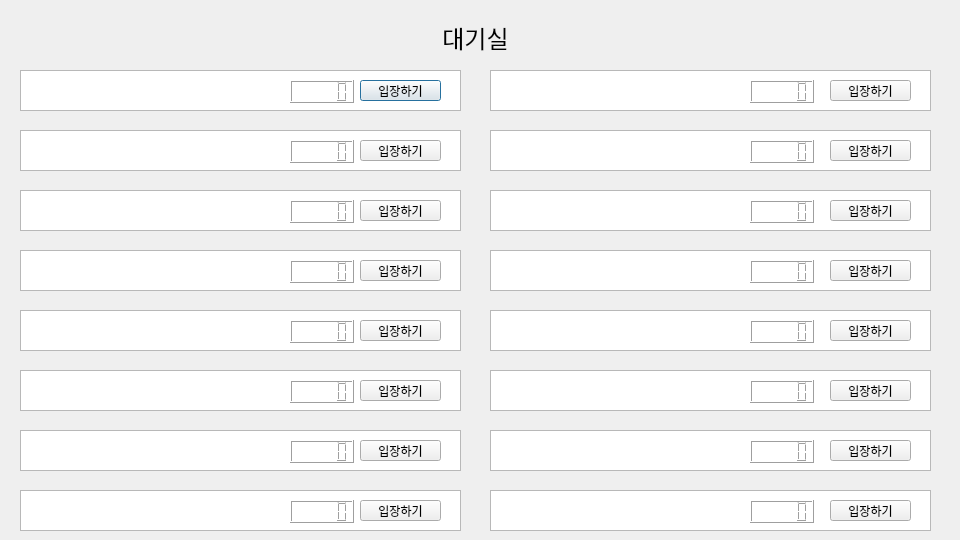
<?xml version="1.0" encoding="UTF-8"?>
<ui version="4.0">
 <class>Dialog</class>
 <widget class="QDialog" name="Dialog">
  <property name="geometry">
   <rect>
    <x>0</x>
    <y>0</y>
    <width>960</width>
    <height>540</height>
   </rect>
  </property>
  <property name="windowTitle">
   <string>Dialog</string>
  </property>
  <widget class="QGraphicsView" name="graphicsView">
   <property name="geometry">
    <rect>
     <x>20</x>
     <y>70</y>
     <width>441</width>
     <height>41</height>
    </rect>
   </property>
  </widget>
  <widget class="QGraphicsView" name="graphicsView_3">
   <property name="geometry">
    <rect>
     <x>20</x>
     <y>130</y>
     <width>441</width>
     <height>41</height>
    </rect>
   </property>
  </widget>
  <widget class="QGraphicsView" name="graphicsView_4">
   <property name="geometry">
    <rect>
     <x>20</x>
     <y>190</y>
     <width>441</width>
     <height>41</height>
    </rect>
   </property>
  </widget>
  <widget class="QGraphicsView" name="graphicsView_5">
   <property name="geometry">
    <rect>
     <x>20</x>
     <y>250</y>
     <width>441</width>
     <height>41</height>
    </rect>
   </property>
  </widget>
  <widget class="QGraphicsView" name="graphicsView_6">
   <property name="geometry">
    <rect>
     <x>20</x>
     <y>490</y>
     <width>441</width>
     <height>41</height>
    </rect>
   </property>
  </widget>
  <widget class="QGraphicsView" name="graphicsView_7">
   <property name="geometry">
    <rect>
     <x>20</x>
     <y>310</y>
     <width>441</width>
     <height>41</height>
    </rect>
   </property>
  </widget>
  <widget class="QGraphicsView" name="graphicsView_8">
   <property name="geometry">
    <rect>
     <x>20</x>
     <y>370</y>
     <width>441</width>
     <height>41</height>
    </rect>
   </property>
  </widget>
  <widget class="QGraphicsView" name="graphicsView_9">
   <property name="geometry">
    <rect>
     <x>20</x>
     <y>430</y>
     <width>441</width>
     <height>41</height>
    </rect>
   </property>
  </widget>
  <widget class="QGraphicsView" name="graphicsView_10">
   <property name="geometry">
    <rect>
     <x>490</x>
     <y>370</y>
     <width>441</width>
     <height>41</height>
    </rect>
   </property>
  </widget>
  <widget class="QGraphicsView" name="graphicsView_11">
   <property name="geometry">
    <rect>
     <x>490</x>
     <y>250</y>
     <width>441</width>
     <height>41</height>
    </rect>
   </property>
  </widget>
  <widget class="QGraphicsView" name="graphicsView_2">
   <property name="geometry">
    <rect>
     <x>490</x>
     <y>70</y>
     <width>441</width>
     <height>41</height>
    </rect>
   </property>
  </widget>
  <widget class="QGraphicsView" name="graphicsView_12">
   <property name="geometry">
    <rect>
     <x>490</x>
     <y>310</y>
     <width>441</width>
     <height>41</height>
    </rect>
   </property>
  </widget>
  <widget class="QGraphicsView" name="graphicsView_13">
   <property name="geometry">
    <rect>
     <x>490</x>
     <y>430</y>
     <width>441</width>
     <height>41</height>
    </rect>
   </property>
  </widget>
  <widget class="QGraphicsView" name="graphicsView_14">
   <property name="geometry">
    <rect>
     <x>490</x>
     <y>130</y>
     <width>441</width>
     <height>41</height>
    </rect>
   </property>
  </widget>
  <widget class="QGraphicsView" name="graphicsView_15">
   <property name="geometry">
    <rect>
     <x>490</x>
     <y>190</y>
     <width>441</width>
     <height>41</height>
    </rect>
   </property>
  </widget>
  <widget class="QGraphicsView" name="graphicsView_16">
   <property name="geometry">
    <rect>
     <x>490</x>
     <y>490</y>
     <width>441</width>
     <height>41</height>
    </rect>
   </property>
  </widget>
  <widget class="QLabel" name="label">
   <property name="geometry">
    <rect>
     <x>410</x>
     <y>20</y>
     <width>131</width>
     <height>31</height>
    </rect>
   </property>
   <property name="text">
    <string>&lt;html&gt;&lt;head/&gt;&lt;body&gt;&lt;p align=&quot;center&quot;&gt;&lt;span style=&quot; font-size:18pt;&quot;&gt;대기실&lt;/span&gt;&lt;/p&gt;&lt;/body&gt;&lt;/html&gt;</string>
   </property>
  </widget>
  <widget class="QPushButton" name="pushButton">
   <property name="geometry">
    <rect>
     <x>360</x>
     <y>80</y>
     <width>81</width>
     <height>21</height>
    </rect>
   </property>
   <property name="text">
    <string>입장하기</string>
   </property>
  </widget>
  <widget class="QPushButton" name="pushButton_2">
   <property name="geometry">
    <rect>
     <x>360</x>
     <y>140</y>
     <width>81</width>
     <height>21</height>
    </rect>
   </property>
   <property name="text">
    <string>입장하기</string>
   </property>
  </widget>
  <widget class="QPushButton" name="pushButton_3">
   <property name="geometry">
    <rect>
     <x>360</x>
     <y>200</y>
     <width>81</width>
     <height>21</height>
    </rect>
   </property>
   <property name="text">
    <string>입장하기</string>
   </property>
  </widget>
  <widget class="QPushButton" name="pushButton_4">
   <property name="geometry">
    <rect>
     <x>360</x>
     <y>260</y>
     <width>81</width>
     <height>21</height>
    </rect>
   </property>
   <property name="text">
    <string>입장하기</string>
   </property>
  </widget>
  <widget class="QPushButton" name="pushButton_5">
   <property name="geometry">
    <rect>
     <x>360</x>
     <y>500</y>
     <width>81</width>
     <height>21</height>
    </rect>
   </property>
   <property name="text">
    <string>입장하기</string>
   </property>
  </widget>
  <widget class="QPushButton" name="pushButton_6">
   <property name="geometry">
    <rect>
     <x>360</x>
     <y>440</y>
     <width>81</width>
     <height>21</height>
    </rect>
   </property>
   <property name="text">
    <string>입장하기</string>
   </property>
  </widget>
  <widget class="QPushButton" name="pushButton_7">
   <property name="geometry">
    <rect>
     <x>360</x>
     <y>320</y>
     <width>81</width>
     <height>21</height>
    </rect>
   </property>
   <property name="text">
    <string>입장하기</string>
   </property>
  </widget>
  <widget class="QPushButton" name="pushButton_8">
   <property name="geometry">
    <rect>
     <x>360</x>
     <y>380</y>
     <width>81</width>
     <height>21</height>
    </rect>
   </property>
   <property name="text">
    <string>입장하기</string>
   </property>
  </widget>
  <widget class="QPushButton" name="pushButton_9">
   <property name="geometry">
    <rect>
     <x>830</x>
     <y>320</y>
     <width>81</width>
     <height>21</height>
    </rect>
   </property>
   <property name="text">
    <string>입장하기</string>
   </property>
  </widget>
  <widget class="QPushButton" name="pushButton_10">
   <property name="geometry">
    <rect>
     <x>830</x>
     <y>260</y>
     <width>81</width>
     <height>21</height>
    </rect>
   </property>
   <property name="text">
    <string>입장하기</string>
   </property>
  </widget>
  <widget class="QPushButton" name="pushButton_11">
   <property name="geometry">
    <rect>
     <x>830</x>
     <y>200</y>
     <width>81</width>
     <height>21</height>
    </rect>
   </property>
   <property name="text">
    <string>입장하기</string>
   </property>
  </widget>
  <widget class="QPushButton" name="pushButton_12">
   <property name="geometry">
    <rect>
     <x>830</x>
     <y>440</y>
     <width>81</width>
     <height>21</height>
    </rect>
   </property>
   <property name="text">
    <string>입장하기</string>
   </property>
  </widget>
  <widget class="QPushButton" name="pushButton_13">
   <property name="geometry">
    <rect>
     <x>830</x>
     <y>80</y>
     <width>81</width>
     <height>21</height>
    </rect>
   </property>
   <property name="text">
    <string>입장하기</string>
   </property>
  </widget>
  <widget class="QPushButton" name="pushButton_14">
   <property name="geometry">
    <rect>
     <x>830</x>
     <y>500</y>
     <width>81</width>
     <height>21</height>
    </rect>
   </property>
   <property name="text">
    <string>입장하기</string>
   </property>
  </widget>
  <widget class="QPushButton" name="pushButton_15">
   <property name="geometry">
    <rect>
     <x>830</x>
     <y>140</y>
     <width>81</width>
     <height>21</height>
    </rect>
   </property>
   <property name="text">
    <string>입장하기</string>
   </property>
  </widget>
  <widget class="QPushButton" name="pushButton_16">
   <property name="geometry">
    <rect>
     <x>830</x>
     <y>380</y>
     <width>81</width>
     <height>21</height>
    </rect>
   </property>
   <property name="text">
    <string>입장하기</string>
   </property>
  </widget>
  <widget class="QLCDNumber" name="lcdNumber">
   <property name="geometry">
    <rect>
     <x>290</x>
     <y>80</y>
     <width>64</width>
     <height>23</height>
    </rect>
   </property>
  </widget>
  <widget class="QLCDNumber" name="lcdNumber_2">
   <property name="geometry">
    <rect>
     <x>290</x>
     <y>140</y>
     <width>64</width>
     <height>23</height>
    </rect>
   </property>
  </widget>
  <widget class="QLCDNumber" name="lcdNumber_3">
   <property name="geometry">
    <rect>
     <x>290</x>
     <y>260</y>
     <width>64</width>
     <height>23</height>
    </rect>
   </property>
  </widget>
  <widget class="QLCDNumber" name="lcdNumber_4">
   <property name="geometry">
    <rect>
     <x>290</x>
     <y>200</y>
     <width>64</width>
     <height>23</height>
    </rect>
   </property>
  </widget>
  <widget class="QLCDNumber" name="lcdNumber_5">
   <property name="geometry">
    <rect>
     <x>290</x>
     <y>380</y>
     <width>64</width>
     <height>23</height>
    </rect>
   </property>
  </widget>
  <widget class="QLCDNumber" name="lcdNumber_6">
   <property name="geometry">
    <rect>
     <x>290</x>
     <y>320</y>
     <width>64</width>
     <height>23</height>
    </rect>
   </property>
  </widget>
  <widget class="QLCDNumber" name="lcdNumber_7">
   <property name="geometry">
    <rect>
     <x>290</x>
     <y>500</y>
     <width>64</width>
     <height>23</height>
    </rect>
   </property>
  </widget>
  <widget class="QLCDNumber" name="lcdNumber_8">
   <property name="geometry">
    <rect>
     <x>290</x>
     <y>440</y>
     <width>64</width>
     <height>23</height>
    </rect>
   </property>
  </widget>
  <widget class="QLCDNumber" name="lcdNumber_9">
   <property name="geometry">
    <rect>
     <x>750</x>
     <y>440</y>
     <width>64</width>
     <height>23</height>
    </rect>
   </property>
  </widget>
  <widget class="QLCDNumber" name="lcdNumber_10">
   <property name="geometry">
    <rect>
     <x>750</x>
     <y>140</y>
     <width>64</width>
     <height>23</height>
    </rect>
   </property>
  </widget>
  <widget class="QLCDNumber" name="lcdNumber_11">
   <property name="geometry">
    <rect>
     <x>750</x>
     <y>380</y>
     <width>64</width>
     <height>23</height>
    </rect>
   </property>
  </widget>
  <widget class="QLCDNumber" name="lcdNumber_12">
   <property name="geometry">
    <rect>
     <x>750</x>
     <y>260</y>
     <width>64</width>
     <height>23</height>
    </rect>
   </property>
  </widget>
  <widget class="QLCDNumber" name="lcdNumber_13">
   <property name="geometry">
    <rect>
     <x>750</x>
     <y>320</y>
     <width>64</width>
     <height>23</height>
    </rect>
   </property>
  </widget>
  <widget class="QLCDNumber" name="lcdNumber_14">
   <property name="geometry">
    <rect>
     <x>750</x>
     <y>80</y>
     <width>64</width>
     <height>23</height>
    </rect>
   </property>
  </widget>
  <widget class="QLCDNumber" name="lcdNumber_15">
   <property name="geometry">
    <rect>
     <x>750</x>
     <y>200</y>
     <width>64</width>
     <height>23</height>
    </rect>
   </property>
  </widget>
  <widget class="QLCDNumber" name="lcdNumber_16">
   <property name="geometry">
    <rect>
     <x>750</x>
     <y>500</y>
     <width>64</width>
     <height>23</height>
    </rect>
   </property>
  </widget>
 </widget>
 <resources/>
 <connections/>
</ui>
